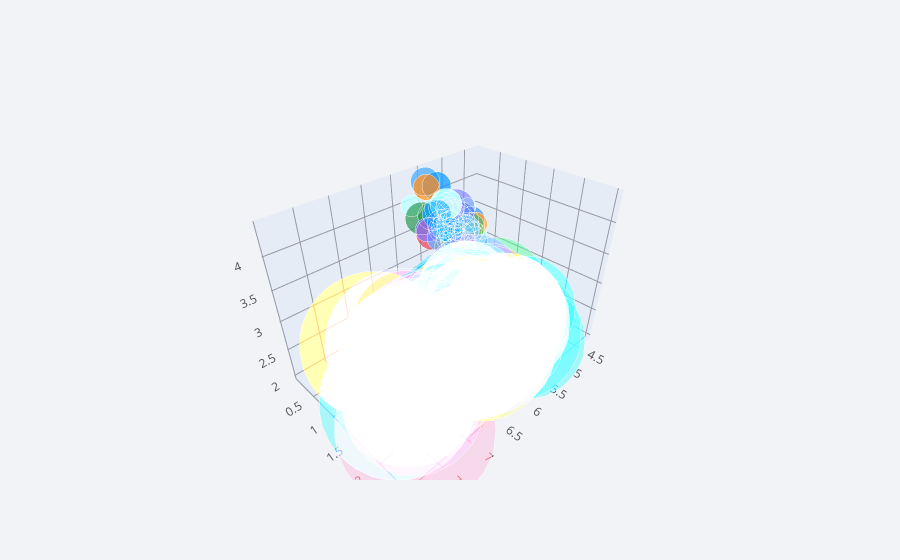

The cell this chart's notebook holds for it:
### Code cell
iris.iplot(kind='bubble3d', x='sepal_length', y='petal_width',z='sepal_width', size='petal_length')

### Figure 1 — Plotly figure (JSON) as saved in the notebook; plotly's stock layout.template omitted (floating-point values rounded to 4 significant figures; data arrays with more than 128 entries replaced by an {"elided": "..."} marker saying what was removed)
{"data": [{"marker": {"color": {"elided": "150 str values"}, "opacity": 0.8, "size": {"elided": "150 int values"}, "symbol": "circle"}, "mode": "markers", "text": {"elided": "150 str values"}, "type": "scatter3d", "x": {"elided": "150 float values"}, "y": {"elided": "150 float values"}, "z": {"elided": "150 float values"}}], "layout": {"legend": {"bgcolor": "#F2F3F7", "font": {"color": "#505050"}}, "paper_bgcolor": "#F2F3F7", "plot_bgcolor": "#F2F3F7", "scene": {"xaxis": {"gridcolor": "#9499A3", "showgrid": true, "tickfont": {"color": "#505050"}, "title": {"font": {"color": "#505050"}, "text": ""}, "zerolinecolor": "#9499A3"}, "yaxis": {"gridcolor": "#9499A3", "showgrid": true, "tickfont": {"color": "#505050"}, "title": {"font": {"color": "#505050"}, "text": ""}, "zerolinecolor": "#9499A3"}, "zaxis": {"gridcolor": "#9499A3", "showgrid": true, "tickfont": {"color": "#505050"}, "title": {"font": {"color": "#505050"}, "text": ""}, "zerolinecolor": "#9499A3"}}, "title": {"font": {"color": "#484848"}}}}
